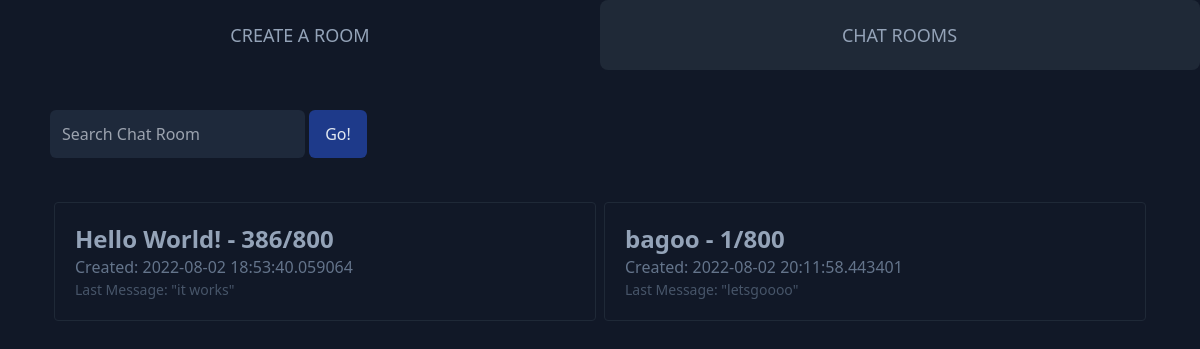
Before: / with the older database file.
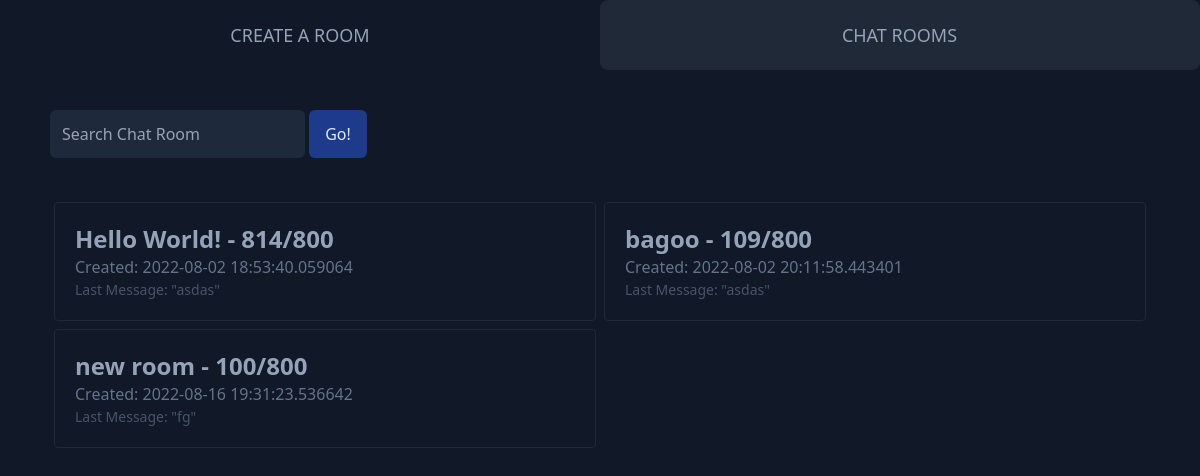
After: the same page with the newer database file.
### app.py (models this page shows, shortened)
class Rooms(db.Model):
    RID = db.Column(db.Integer, primary_key=True)
    name = db.Column(db.String(100), unique=True, nullable=False)
    visibility = db.Column(db.String(20), nullable=False)
    date = db.Column(db.DateTime, nullable=False, default=datetime.utcnow)
    messages = db.Column(db.Integer)

class Logs(db.Model):
    MID = db.Column(db.Integer, primary_key=True)
    RID = db.Column(db.Integer, nullable=False)
    message = db.Column(db.String(1000), nullable=False)

### app.py (the view)
@app.route('/', methods=['GET', 'POST'])
def index():
    public_rooms = Rooms.query.filter_by(visibility = "public").all()
    return render_template('listrooms.html',rooms = public_rooms, LastMessage = getLastMessage)

### app.py (called while the page is built)
def getLastMessage(RID):
    LastMessage = Logs.query.filter_by(RID=RID).order_by(Logs.MID.desc()).first()
    if LastMessage:
        return LastMessage.message
    return "No messages yet..."

### templates/listrooms.html (shortened to what this page needs)
{% extends 'layouts/layout_land.html' %}
{% block content %}
    <div class = "div2">
        <div class = "flex justify-start flex-wrap py-10">
        <form>
            <input type = "text" placeholder = "Search Chat Room" class = "bg-slate-800 rounded-md p-3 text-slate-400 font-light focus:outline-none ml-[50px]">
            <input type = "submit" value = "Go!" class = "bg-blue-900 rounded-md text-slate-200 p-4 py-3">
        </form>
        </div>
        <div class = "flex flex-wrap mx-[50px]">
      {% if rooms|length < 1 %}
        <h4 class = "text-center text-slate-400">No active rooms found!</h4>
      {% else %}
            {% for room in rooms %}
            <div class = "border border-gray-800 w-[calc(50%-8px)] m-1 rounded p-5 overflow-hidden hover:bg-gray-800 transition">
                <a href = {{url_for('roomview', RID = room.RID, name = room.name)}}>
                    <h2 class = "text-slate-400 text-2xl cursor-pointer font-semibold truncate hover:underline">
                        {{room.name}} - {{room.messages}}/800
                    </h2>
                </a>
                <p class = "text-slate-500">Created: {{room.date}}</p>
                <p class = "text-slate-600 text-[14px] font-normal truncate">Last Message: "{{LastMessage(room.RID)}}"</p>
            </div>
            {% endfor %}
        </div>
      {% endif %}
    </div>
{% endblock %}

### templates/layouts/layout_land.html (shortened to what this page needs)
<!DOCTYPE html>
<html lang="en">
<head>
    <link rel="stylesheet" href="{{url_for('static',filename='dist/css/output.css')}}">
</head>
<body class = "bg-gray-900">
    <div class = "flex flex-wrap w-full">
        <a href="/createroom" class = "create-room w-6/12 rounded-lg text-center text-slate-400 text-lg py-5 font-extralight border border-transparent">
            CREATE A ROOM
        </a>
        <a href="/" class = "chat-room w-6/12 rounded-lg text-center border-l-0 text-slate-400 text-lg py-5 font-extralight border border-transparent">
            CHAT ROOMS
        </a>
    </div>
    {% block content %}
    {% endblock %}
</body>
</html>

### templates/listrooms.html (style rules this page uses)
.chat-room { background-color: rgb(31 41 55); }

Changed rows visible on the page:
no longer on this page (row unchanged): Logs: message "it works"
no longer on this page (row unchanged): Logs: message "letsgoooo"
changed Rooms "Hello World!": messages "386" → "814"
added Logs: message "asdas"
changed Rooms "bagoo": messages "1" → "109"
added Logs: message "asdas"
added Rooms: name "new room", messages "100", date "2022-08-16 19:31:23.536642"
added Logs: message "fg"
